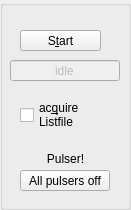
  <widget class="QGroupBox" name="groupBox1">
   <property name="geometry">
    <rect>
     <x>1050</x>
     <y>550</y>
     <width>131</width>
     <height>210</height>
    </rect>
   </property>
   <widget class="QLineEdit" name="daqStatusLine">
    <property name="enabled">
     <bool>false</bool>
    </property>
    <property name="geometry">
     <rect>
      <x>10</x>
      <y>60</y>
      <width>110</width>
      <height>21</height>
     </rect>
    </property>
    <property name="toolTip">
     <string>current DAQ status display</string>
    </property>
    <property name="text">
     <string>idle</string>
    </property>
    <property name="alignment">
     <set>Qt::AlignHCenter</set>
    </property>
   </widget>
   <widget class="QCheckBox" name="acquireFile">
    <property name="geometry">
     <rect>
      <x>20</x>
      <y>100</y>
      <width>101</width>
      <height>30</height>
     </rect>
    </property>
    <property name="text">
     <string>ac&amp;quire
Listfile</string>
    </property>
    <property name="shortcut">
     <string>Alt+Q</string>
    </property>
   </widget>
   <widget class="QPushButton" name="startStopButton">
    <property name="geometry">
     <rect>
      <x>20</x>
      <y>30</y>
      <width>81</width>
      <height>21</height>
     </rect>
    </property>
    <property name="toolTip">
     <string>start / stop data acquisition</string>
    </property>
    <property name="text">
     <string>S&amp;tart</string>
    </property>
    <property name="shortcut">
     <string>Alt+T</string>
    </property>
    <property name="checkable">
     <bool>true</bool>
    </property>
   </widget>
   <widget class="QPushButton" name="allPulsersoffButton">
    <property name="geometry">
     <rect>
      <x>20</x>
      <y>170</y>
      <width>90</width>
      <height>21</height>
     </rect>
    </property>
    <property name="text">
     <string>All pulsers off</string>
    </property>
   </widget>
   <widget class="QLabel" name="pulserWarning">
    <property name="geometry">
     <rect>
      <x>20</x>
      <y>150</y>
      <width>91</width>
      <height>18</height>
     </rect>
    </property>
    <property name="text">
     <string>&lt;p align=&quot;center&quot;&gt;Pulser!&lt;/p&gt;</string>
    </property>
    <property name="wordWrap">
     <bool>false</bool>
    </property>
   </widget>
  </widget>
